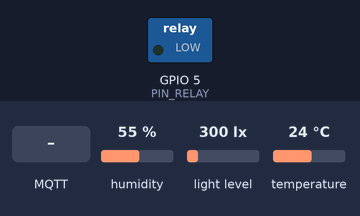
Bench run of a program on a simulated ESP32. On the bench: switched loads named in the program (green lamp = pin HIGH). Inputs (shaded band) come from the test bench; at power-on: humidity 55 %, light level 300 lx, temperature 24 °C. WiFi joins after 1.5 s; servers stay silent unless stated; random numbers use the default seed unless the program sets one; no MQTT or app messages arrive unless stated; not simulated (calls return 0 or success): secrets.h; what the program prints to the serial monitor is not drawn.

Above: at 2.7 s.
2.8 s: MQTT message "ON" arrives on the first subscribed topic
At 3.4 s:
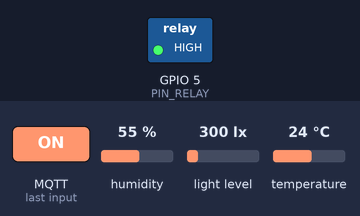
4.3 s: MQTT message "OFF" arrives on the first subscribed topic
At 4.6 s:
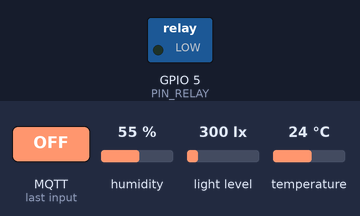
Timing chart, 0 to 7.3 s (numbered marks = the images above; inputs shaded):
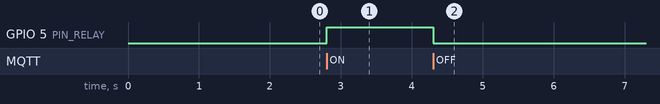

Measured:
- after the input at 2.8 s, GPIO 5 (PIN_RELAY): LOW → HIGH at once
- after the input at 4.3 s, GPIO 5 (PIN_RELAY): HIGH → LOW at once

The program:

main.cpp
```cpp
#include <Arduino.h>
#include <WiFi.h>
#include <WiFiClientSecure.h>
#include "esp_wpa2.h"
#include <PubSubClient.h>
#include <ArduinoJson.h>
#include <DHT.h>
#include <Wire.h>
#include <BH1750.h>
#include "secrets.h"


// CONFIGURATION

// Wi-Fi Credentials
const char* mqtt_server = MQTT_HOST;

// Pin Definitions
#define PIN_DHT 4
#define PIN_SOIL 34
#define PIN_RELAY 5

// Objects initialization
DHT dht(PIN_DHT, DHT22);
BH1750 lightMeter;
WiFiClientSecure espClient;
PubSubClient client(espClient);

// Timing variables
unsigned long lastMsg = 0;
const long interval = 10000;

// CONNECT TO WIFI
void setup_wifi() {
  delay(10);
  Serial.println();
  Serial.println("Connecting to ConcordiaUniversity");

  WiFi.disconnect(true);
  WiFi.mode(WIFI_STA);

  #ifdef EAP_IDENTITY
    esp_wifi_sta_wpa2_ent_set_identity((uint8_t *)EAP_IDENTITY, strlen(EAP_IDENTITY));
    esp_wifi_sta_wpa2_ent_set_username((uint8_t *)EAP_IDENTITY, strlen(EAP_IDENTITY));
    esp_wifi_sta_wpa2_ent_set_password((uint8_t *)EAP_PASSWORD, strlen(EAP_PASSWORD));
    esp_wifi_sta_wpa2_ent_enable();
    WiFi.begin(WIFI_SSID2);
  #else
    WiFi.begin(WIFI_SSID, WIFI_PASSWORD);
  #endif

  while (WiFi.status() != WL_CONNECTED) {
    delay(500);
    Serial.print(".");
  }

  Serial.println("");
  Serial.println("WiFi connected");
  Serial.print("IP address: ");
  Serial.println(WiFi.localIP());
}

// MQTT CALLBACK
// This function runs when the server sends a message to the ESP32
void callback(char* topic, byte* message, unsigned int length) {
  Serial.print("Message arrived on topic: ");
  Serial.print(topic);
  Serial.print(". Message: ");

  String messageTemp;

  for (int i = 0; i < length; i++) {
    Serial.print((char)message[i]);
    messageTemp += (char)message[i];
  }
  Serial.println();

  // Simple check to turn pump ON/OFF via MQTT
  // Topic: "smartplant/control/pump" -> Payload: "ON" or "OFF"
  if (String(topic) == "smartplant/control/pump") {
    if(messageTemp == "ON"){
      Serial.println("Turning Pump ON");
      digitalWrite(PIN_RELAY, HIGH); // Assuming HIGH enables the relay
    }
    else if(messageTemp == "OFF"){
      Serial.println("Turning Pump OFF");
      digitalWrite(PIN_RELAY, LOW);
    }
  }
}

// CONNECT TO MQTT
void reconnect() {
  // Loop until we're reconnected
  while (!client.connected()) {
    Serial.print("Attempting MQTT connection");

    // Create a random client ID
    String clientId = "ESP32Client-";
    clientId += String(random(0xffff), HEX);

    // Attempt to connect
    if (client.connect(clientId.c_str(), MQTT_USER, MQTT_PASSWORD)) {
      Serial.println("connected");
      // Subscribe to control topics here
      client.subscribe("smartplant/control/pump");
    } else {
      Serial.print("failed, rc=");
      Serial.print(client.state());
      Serial.println(" try again in 5 seconds");
      delay(5000);
    }
  }
}

void setup() {
  Serial.begin(115200);

  analogSetAttenuation(ADC_11db);

  // Init Sensors
  dht.begin();

  Wire.begin();
  lightMeter.begin();

  // Init Relay
  pinMode(PIN_RELAY, OUTPUT);
  digitalWrite(PIN_RELAY, LOW); // Start with pump OFF

  // Init Network
  setup_wifi();
  espClient.setInsecure();

  client.setServer(mqtt_server, 8883);
  client.setBufferSize(512);
  client.setCallback(callback); // Register the listener function
}

void loop() {
  if (WiFi.status() != WL_CONNECTED) {
  Serial.println("WiFi lost, reconnecting");
  setup_wifi();
  }

  // Keep MQTT alive
  if (!client.connected()) {
    reconnect();
  }
  client.loop();

  // Send sensor data periodically
  unsigned long now = millis();
  if (now - lastMsg > interval) {
    lastMsg = now;

    // Read Data
    float h = dht.readHumidity();
    float t = dht.readTemperature();
    int soil = analogRead(PIN_SOIL);
    float lux = lightMeter.readLightLevel();

    // Prepare JSON Payloads and Publish
    // We use a small buffer for JSON generation
    char buffer[256];

    // Publish Soil
    JsonDocument docSoil;
    docSoil["value"] = soil;
    docSoil["unit"] = "raw";
    serializeJson(docSoil, buffer);
    client.publish("smartplant/sensors/soil_moisture", buffer);

    // Publish Light
    if (lux >= 0) {
      JsonDocument docLight;
      docLight["value"] = lux;
      docLight["unit"] = "lx";
      serializeJson(docLight, buffer);
      client.publish("smartplant/sensors/light_lux", buffer);
    }

    // Publish DHT only if readings are valid
    if (!isnan(h) && !isnan(t)) {
      JsonDocument docTemp;
      docTemp["value"] = t;
      docTemp["unit"] = "C";
      serializeJson(docTemp, buffer);
      client.publish("smartplant/sensors/air_temp", buffer);

      JsonDocument docHum;
      docHum["value"] = h;
      docHum["unit"] = "%";
      serializeJson(docHum, buffer);
      client.publish("smartplant/sensors/air_hum", buffer);
    } else {
      Serial.println("[WARN] DHT22 read failed! Soil and Light sent successfully.");
    }

    Serial.println("Data sent to MQTT Server");
  }
}
```
